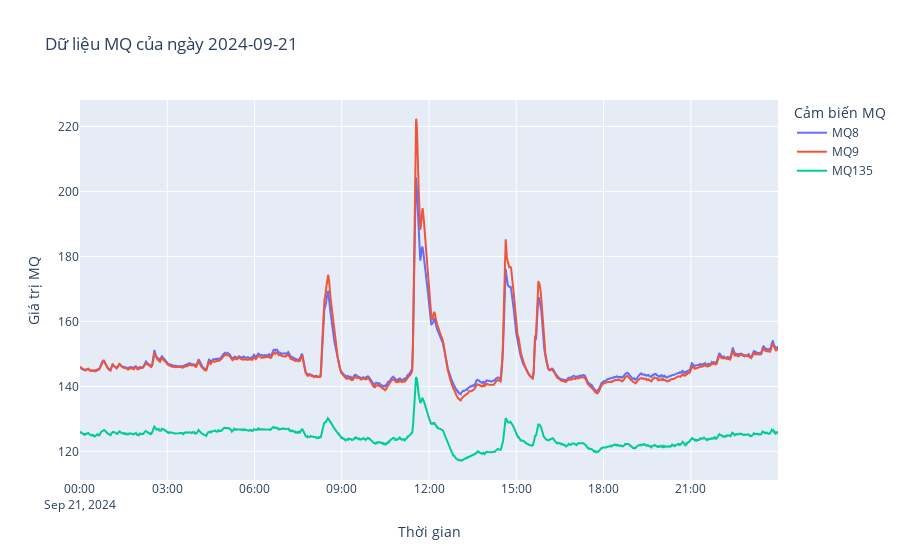

Here is the notebook cell this chart was saved with:
### Markdown cell above
## Trực quan hóa dữ liệu

### Code cell
fig_1 = go.Figure()
fig_1.add_scatter(x=mq_sensor.index,y=mq_sensor["MQ8_MA30"],name="MQ8",mode='lines')
fig_1.add_scatter(x=mq_sensor.index,y=mq_sensor["MQ9_MA30"],name="MQ9",mode='lines')
fig_1.add_scatter(x=mq_sensor.index,y=mq_sensor["MQ135_MA30"],name="MQ135",mode='lines')


fig_1.update_layout(
    title=f"Dữ liệu MQ của ngày {ngay_can_lay}",
    xaxis_title="Thời gian",
    yaxis_title="Giá trị MQ",
    legend_title="Cảm biến MQ",
)
fig_1.show()

### Figure 1 — Plotly figure (JSON) as saved in the notebook; plotly's stock layout.template omitted (floating-point values rounded to 4 significant figures; data arrays with more than 128 entries replaced by an {"elided": "..."} marker saying what was removed)
{"data": [{"mode": "lines", "name": "MQ8", "type": "scatter", "x": {"elided": "8343 str values"}, "y": {"elided": "8343 float values"}}, {"mode": "lines", "name": "MQ9", "type": "scatter", "x": {"elided": "8343 str values"}, "y": {"elided": "8343 float values"}}, {"mode": "lines", "name": "MQ135", "type": "scatter", "x": {"elided": "8343 str values"}, "y": {"elided": "8343 float values"}}], "layout": {"legend": {"title": {"text": "Cảm biến MQ"}}, "title": {"text": "Dữ liệu MQ của ngày 2024-09-21"}, "xaxis": {"title": {"text": "Thời gian"}}, "yaxis": {"title": {"text": "Giá trị MQ"}}}}
